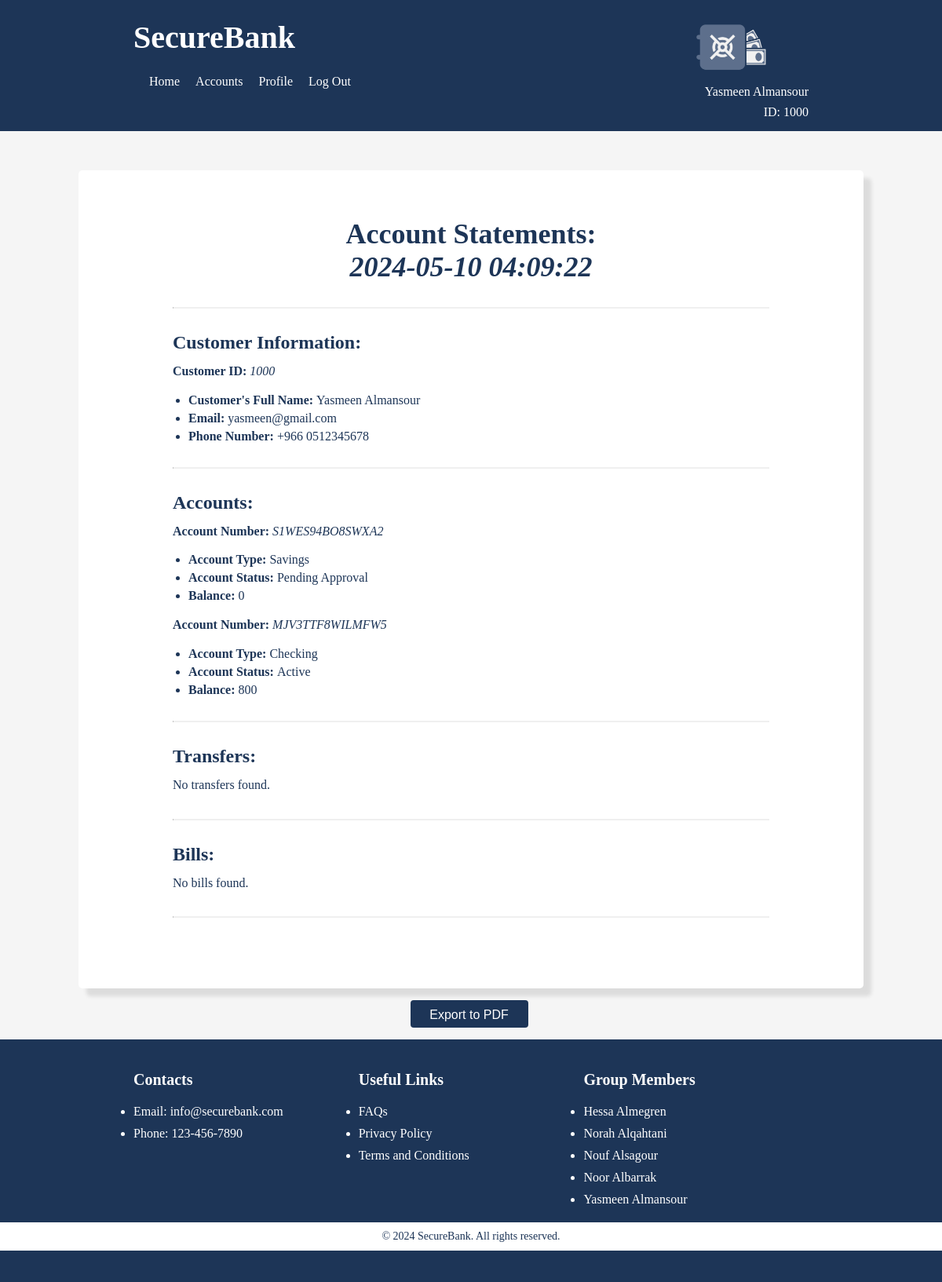
The app's page /SecureBank/Users/Services/accountStatements.php (signed in) with its own data.
### tables this page shows
CREATE TABLE `accounts` (
  `account_id` int(11) NOT NULL,
  `account_number` varchar(50) NOT NULL,
  `account_type` enum('Savings','Checking','Business','Individual Retirement') NOT NULL,
  `date_opened` date NOT NULL DEFAULT current_timestamp(),
  `account_status` enum('Active','Closed','Suspended','Pending Approval') NOT NULL DEFAULT 'Pending Approval',
  `balance` decimal(10,0) NOT NULL,
  `user_id` int(11) NOT NULL
);

### SecureBank/Users/Services/accountStatements.php (the view, shortened to what this page needs)
<!DOCTYPE html>
<html lang="en">
<head>
  <link rel="stylesheet" href="../../CSS/styles.css">
  <link rel="stylesheet" href="../CSS/styles.css">
</head>
<body>
  <?php include('../Include/header.php'); ?>
  <?php
    require('../../Configurations/databaseConfig.php');
    $accountIds = array_column($accounts, 'account_id');
    $placeholders = '';
    if (!empty($accountIds)) {
        $placeholders = str_repeat('?,', count($accountIds) - 1) . '?';
    }
    $query = "SELECT * FROM fundstransfer WHERE sender_accountId IN ($placeholders) AND transfer_time > ?";
    if (!empty($placeholders)) {
        $stmt = $conn->prepare($query);
        $params = array_merge($accountIds, [$loginTime]);
        $stmt->bind_param(str_repeat('s', count($accountIds)) . 's', ...$params);
        $stmt->execute();
        $result = $stmt->get_result();
        $transfers = $result->fetch_all(MYSQLI_ASSOC);
    } else {
        $transfers = [];
    }
    $query = "SELECT * FROM billpayments WHERE user_id = ? AND payment_time > ?";
    $stmt = $conn->prepare($query);
    $stmt->bind_param("is", $userId, $loginTime);
    $stmt->execute();
    $result = $stmt->get_result();
    $bills = $result->fetch_all(MYSQLI_ASSOC);
  ?>
<section class="account-statements">
  <div class="container">
    <h2>Account Statements: <br> <i> <?php echo date('Y-m-d H:i:s');?></i></h2>
    <hr style="border-top: 1px solid #f1f1f1; margin-top: 30px; margin-bottom: 30px;">
    <h3>Customer Information:</h3>
      <p><b>Customer ID: </b><i><?php echo $userId; ?></i></p>
      <ul>
        <li><b>Customer's Full Name: </b><?php echo $userFirstName . ' ' . $userLastName ?></li>
        <li><b>Email: </b><?php echo $email; ?></li>
        <li><b>Phone Number: </b><?php echo '+966 0' . $phone; ?></li>
      </ul>
    <hr style="border-top: 1px solid #f1f1f1; margin-top: 30px; margin-bottom: 30px;">
    <h3>Accounts:</h3>
    <?php if (count($accounts) > 0) : ?>
      <?php foreach ($accounts as $account) : ?>
        <p><b>Account Number: </b><i><?php echo $account['account_number']; ?></i></p>
        <ul>
          <li><b>Account Type: </b><?php echo $account['account_type']; ?></li>
          <li><b>Account Status: </b><?php echo $account['account_status']; ?></li>
          <li><b>Balance: </b><?php echo $account['balance']; ?></li>
        </ul>
        <?php endforeach; ?>
    <?php else : ?>
      <p>No accounts found.</p>
    <?php endif; ?>
    <hr style="border-top: 1px solid #f1f1f1; margin-top: 30px; margin-bottom: 30px;">
    <h3>Transfers:</h3>
    <?php if (count($transfers) > 0) : ?>
      <?php foreach ($transfers as $transfer) : ?>
        <p><b>Transfer ID: </b><i><?php echo $transfer['transfer_id']; ?></i></p>
        <ul>
          <?php
          $query = "SELECT account_number FROM accounts WHERE account_id = ?";
          $stmt = $conn->prepare($query);
          $stmt->bind_param("i", $transfer['recipient_accountId']);
          $stmt->execute();
          $result = $stmt->get_result();
          $recipientAccountNo = $result->fetch_assoc();
          $stmt->close();
          ?>
          <li><b>Recipient Account Number: </b><?php echo $recipientAccountNo['account_number']; ?></li>
          <li><b>Transfer Amount: </b><?php echo $transfer['transfer_amount']; ?></li>
          <li><b>Transfer Time: </b><?php echo $transfer['transfer_time']; ?></li>
        </ul>
      <?php endforeach; ?>
    <?php else : ?>
      <p>No transfers found.</p>
    <?php endif; ?>
    <hr style="border-top: 1px solid #f1f1f1; margin-top: 30px; margin-bottom: 30px;">
    <h3>Bills:</h3>
    <?php if (count($bills) > 0) : ?>
      <?php foreach ($bills as $bill) : ?>
        <p><b>Bill ID: </b><i><?php echo $bill['bill_id']; ?></i></p>
        <ul>
          <li><b>Bill Type: </b><?php echo $bill['bill_type']; ?></li>
          <li><b>Bill Amount: </b><?php echo $bill['amount']; ?></li>
          <li><b>Payment Time: </b><?php echo $bill['payment_time']; ?></li>
        </ul>
        <?php endforeach; ?>
    <?php else : ?>
      <p>No bills found.</p>
    <?php endif; ?>
    <hr style="border-top: 1px solid #f1f1f1; margin-top: 30px; margin-bottom: 30px;">
  </div>
  </section>
  <div class="export-button-container">
    <button class="button" onclick="exportToPdf()">Export to PDF</button>
  </div>
  <?php include($_SERVER['DOCUMENT_ROOT'] . '/SecureBank/Include/footer.php'); ?>
</body>
</html>

### SecureBank/CSS/styles.css (style rules this page uses)
* { margin: 0; padding: 0; box-sizing: border-box; }
body { font-family: 'Times New Roman', Times, serif; background-color: #f5f5f5; color: #1d3557; margin: 0; padding: 0; }
.container { max-width: 1200px; margin: 0 auto; padding: 0 20px; }
.container { max-width: 900px; margin: 0 auto; }
.button { background-color: #1d3557; color: #fff; cursor: pointer; }
.button { background-color: #0f2642; }

### SecureBank/Users/CSS/styles.css (style rules this page uses)
.account-statements { padding: 60px 0; background-color: #fff; max-width: 1000px; margin: 50px auto; box-shadow: 10px 10px 5px rgba(0, 0, 0, 0.1); border-radius: 5px; margin-bottom: 15px; }
.account-statements .container { max-width: 800px; margin: 0 auto; }
.account-statements h2 { color: #1d3557; font-size: 36px; margin-bottom: 20px; text-align: center; }
.account-statements h3 { color: #1d3557; font-size: 24px; margin-top: 30px; margin-bottom: 10px; }
.account-statements p { margin-bottom: 15px; line-height: 1.6; }
.account-statements ul { margin-bottom: 15px; padding-left: 20px; }
.account-statements li { margin-bottom: 5px; }
.export-button-container { display: flex; justify-content: center; }
.button { background-color: #1d3557; color: #fff; border: none; padding: 10px 20px; font-size: 16px; border-radius: 5px; cursor: pointer; margin-bottom: 20px; }

### SecureBank/Admin/CSS/styles.css (style rules this page uses)
.button { padding: 10px 20px auto; background-color: #1d3557; color: white; border: none; border-radius: 4px; cursor: pointer; transition: background-color 0.3s ease; width: 150px; margin-bottom: 15px; }
.button { height: 35px; margin-right: 5px; }

### records on screen
accounts: account_number "S1WES94BO8SWXA2", account_type "Savings", account_status "Pending Approval", balance "0"
accounts: account_number "MJV3TTF8WILMFW5", account_type "Checking", account_status "Active", balance "800"

### other values on screen
$userFirstName "Yasmeen"
$userLastName "Almansour"
$userId "1000"
$email "yasmeen@gmail.com"
$phone "512345678"
